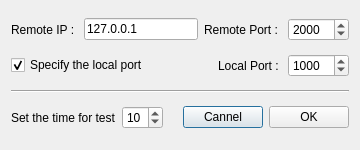
<?xml version="1.0" encoding="UTF-8"?>
<ui version="4.0">
 <class>ConfigDialog</class>
 <widget class="QDialog" name="ConfigDialog">
  <property name="geometry">
   <rect>
    <x>0</x>
    <y>0</y>
    <width>360</width>
    <height>150</height>
   </rect>
  </property>
  <property name="windowTitle">
   <string>Dialog</string>
  </property>
  <property name="windowIcon">
   <iconset>
    <normaloff>../Pictures/data_304px_1156789_easyicon.net.png</normaloff>../Pictures/data_304px_1156789_easyicon.net.png</iconset>
  </property>
  <layout class="QVBoxLayout" name="verticalLayout">
   <item>
    <layout class="QHBoxLayout" name="horizontalLayout">
     <item>
      <widget class="QLabel" name="label">
       <property name="text">
        <string>Remote IP : </string>
       </property>
      </widget>
     </item>
     <item>
      <widget class="QLineEdit" name="lineEdit_RemoteIP">
       <property name="toolTip">
        <string>&lt;html&gt;&lt;head/&gt;&lt;body&gt;&lt;p&gt;目标IP地址&lt;/p&gt;&lt;/body&gt;&lt;/html&gt;</string>
       </property>
       <property name="text">
        <string>127.0.0.1</string>
       </property>
      </widget>
     </item>
     <item>
      <widget class="QLabel" name="label_2">
       <property name="text">
        <string>Remote Port : </string>
       </property>
      </widget>
     </item>
     <item>
      <widget class="QSpinBox" name="spinBox_RemotePort">
       <property name="sizePolicy">
        <sizepolicy hsizetype="Minimum" vsizetype="Fixed">
         <horstretch>0</horstretch>
         <verstretch>0</verstretch>
        </sizepolicy>
       </property>
       <property name="toolTip">
        <string>&lt;html&gt;&lt;head/&gt;&lt;body&gt;&lt;p&gt;目标端口号&lt;/p&gt;&lt;/body&gt;&lt;/html&gt;</string>
       </property>
       <property name="maximum">
        <number>65535</number>
       </property>
       <property name="value">
        <number>2000</number>
       </property>
      </widget>
     </item>
    </layout>
   </item>
   <item>
    <layout class="QHBoxLayout" name="horizontalLayout_2">
     <item>
      <widget class="QCheckBox" name="checkBox">
       <property name="toolTip">
        <string>&lt;html&gt;&lt;head/&gt;&lt;body&gt;&lt;p&gt;是否指定本地端口号&lt;/p&gt;&lt;/body&gt;&lt;/html&gt;</string>
       </property>
       <property name="text">
        <string>Specify the local port</string>
       </property>
       <property name="checked">
        <bool>true</bool>
       </property>
      </widget>
     </item>
     <item>
      <spacer name="horizontalSpacer_2">
       <property name="orientation">
        <enum>Qt::Horizontal</enum>
       </property>
       <property name="sizeHint" stdset="0">
        <size>
         <width>40</width>
         <height>20</height>
        </size>
       </property>
      </spacer>
     </item>
     <item>
      <widget class="QLabel" name="label_4">
       <property name="text">
        <string>Local Port : </string>
       </property>
      </widget>
     </item>
     <item>
      <widget class="QSpinBox" name="spinBox_LocalPort">
       <property name="toolTip">
        <string>&lt;html&gt;&lt;head/&gt;&lt;body&gt;&lt;p&gt;当不指定本地端口时该值无意义&lt;/p&gt;&lt;/body&gt;&lt;/html&gt;</string>
       </property>
       <property name="maximum">
        <number>65536</number>
       </property>
       <property name="value">
        <number>1000</number>
       </property>
      </widget>
     </item>
    </layout>
   </item>
   <item>
    <widget class="Line" name="line">
     <property name="orientation">
      <enum>Qt::Horizontal</enum>
     </property>
    </widget>
   </item>
   <item>
    <layout class="QHBoxLayout" name="horizontalLayout_3">
     <item>
      <widget class="QLabel" name="label_3">
       <property name="text">
        <string>Set the time for test</string>
       </property>
      </widget>
     </item>
     <item>
      <widget class="QSpinBox" name="spinBox_Time">
       <property name="toolTip">
        <string>&lt;html&gt;&lt;head/&gt;&lt;body&gt;&lt;p&gt;测试的时间周期以秒为单位&lt;/p&gt;&lt;/body&gt;&lt;/html&gt;</string>
       </property>
       <property name="value">
        <number>10</number>
       </property>
      </widget>
     </item>
     <item>
      <spacer name="horizontalSpacer">
       <property name="orientation">
        <enum>Qt::Horizontal</enum>
       </property>
       <property name="sizeHint" stdset="0">
        <size>
         <width>40</width>
         <height>20</height>
        </size>
       </property>
      </spacer>
     </item>
     <item>
      <widget class="QPushButton" name="pushButton_cannel">
       <property name="text">
        <string>Cannel</string>
       </property>
      </widget>
     </item>
     <item>
      <widget class="QPushButton" name="pushButton_Ok">
       <property name="text">
        <string>OK</string>
       </property>
      </widget>
     </item>
    </layout>
   </item>
  </layout>
 </widget>
 <tabstops>
  <tabstop>lineEdit_RemoteIP</tabstop>
  <tabstop>spinBox_RemotePort</tabstop>
  <tabstop>checkBox</tabstop>
  <tabstop>spinBox_LocalPort</tabstop>
  <tabstop>pushButton_Ok</tabstop>
  <tabstop>pushButton_cannel</tabstop>
  <tabstop>spinBox_Time</tabstop>
 </tabstops>
 <resources/>
 <connections/>
</ui>
